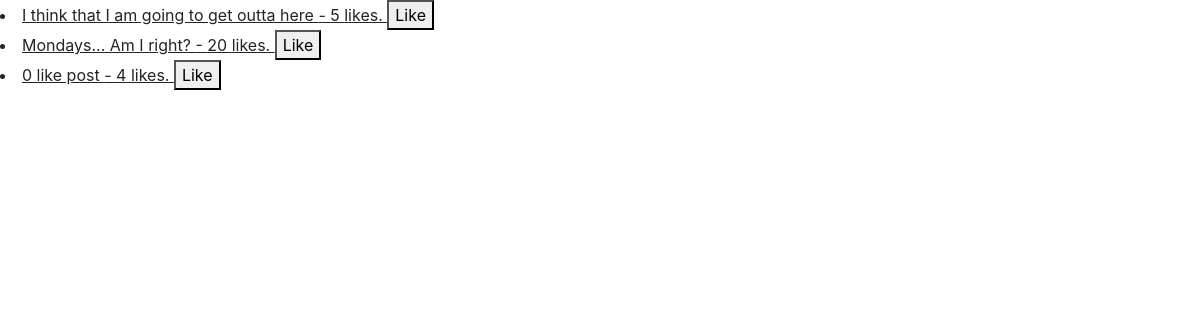
/blog/list/, run on an earlier commit of the app's database.
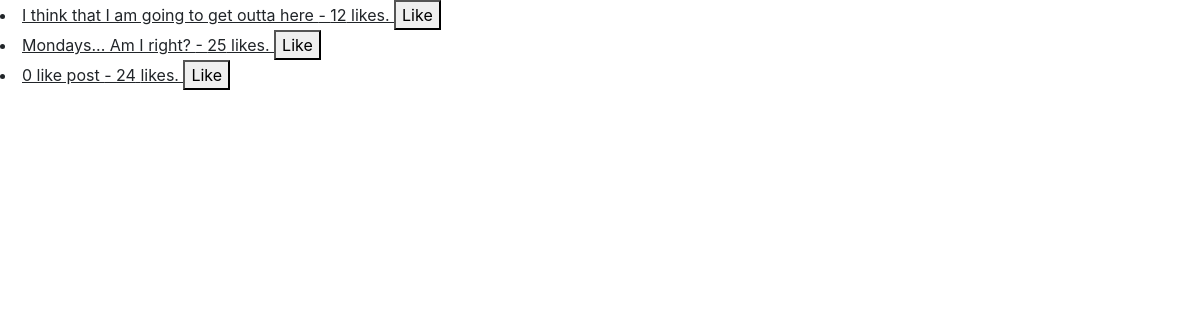
And on a later commit of the database.
### blog/models.py (models this page shows, shortened)
class Post(models.Model):
    title = models.CharField(max_length = 100)
    likes = models.PositiveIntegerField(default=0)

### blog/views.py (the view)
# urls.py: path('list/', views.get_posts,name="get_posts"),
def get_posts(request):
    posts = Post.objects.all()
    context = {'posts':posts}
    return render(request,'blog/post_list.html',context)

### templates/blog/post_list.html (shortened to what this page needs)
<html>
<head>
    <link href="https://maxcdn.bootstrapcdn.com/bootstrap/4.5.2/css/bootstrap.min.css" rel="stylesheet">
</head>
<main>
    <u>
        {% for post in posts %}
        <li>{{ post.title }} - <span id="like-count-{{post.id}}">{{ post.likes }}</span> likes.
            <button class='like-button' data-postid="{{ post.id }}">Like</button>
        </li>
        {% endfor %}
    </u>
</main>
</html>

What changed in the data, as far as the page shows it:
changed Post "I think that I am going to get outta here": likes "5" → "12"
changed Post "Mondays... Am I right?": likes "20" → "25"
changed Post "0 like post": likes "4" → "24"
